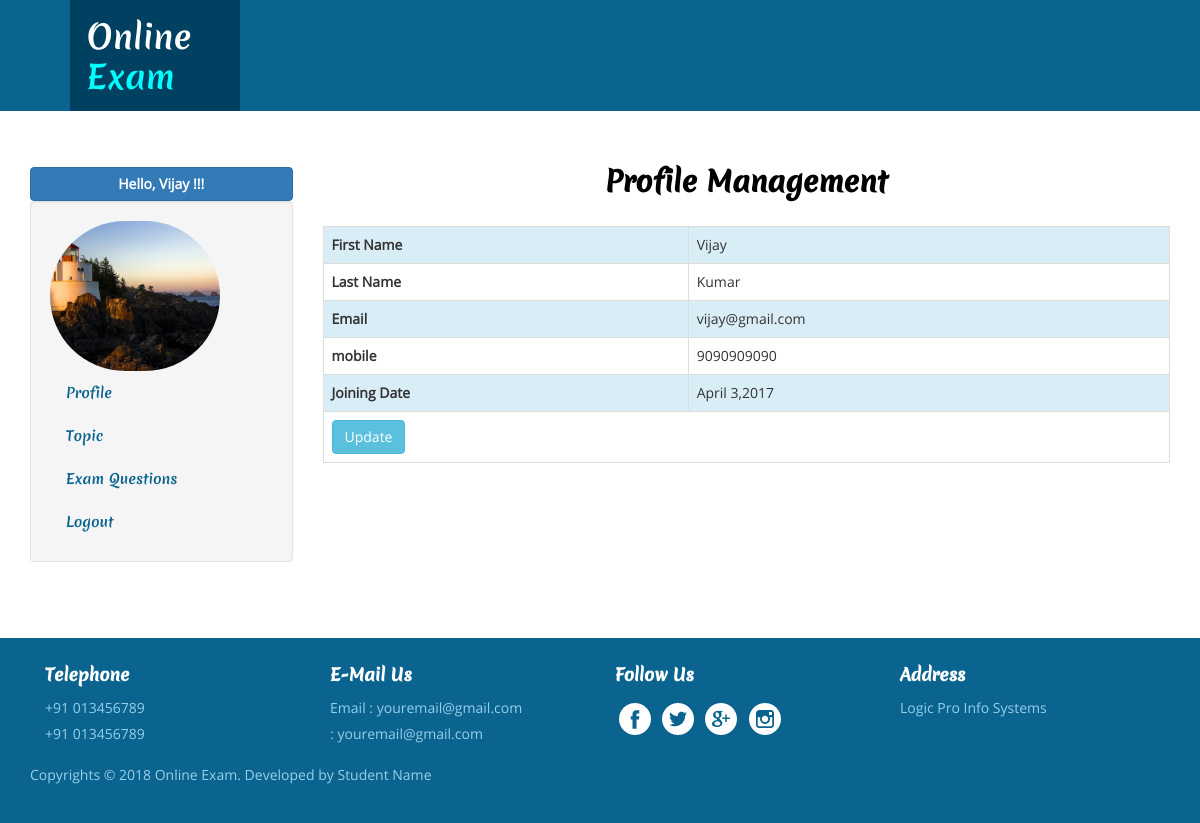
Page /teacher/dashboard.php (signed in) on the committed database.
### tables this page shows
CREATE TABLE `teachermaster` (
  `teacherid` int(11) NOT NULL,
  `email` varchar(255) NOT NULL,
  `first_name` varchar(255) NOT NULL,
  `last_name` varchar(255) NOT NULL,
  `mobile` bigint(20) NOT NULL,
  `joining_date` date NOT NULL,
  `teacher_image` varchar(255) NOT NULL,
  `status` tinyint(2) NOT NULL
);

### teacher/dashboard.php (the view, shortened to what this page needs)
<?php
include('../include/connection.php');
$email = $_SESSION['email'];
$logqry = mysqli_query($con,"SELECT * FROM teachermaster WHERE email='$email'");
$loginData = mysqli_fetch_assoc($logqry);
?>
<!DOCTYPE HTML>
<html>
    <head>
        <link href="../css/bootstrap.css" rel='stylesheet' type='text/css' />
        <link href="../css/style.css" rel='stylesheet' type='text/css' />
    </head>
    <body>
        <?php include('header.php') ?>
        <div class="about">
            <div class="container">
                <div class="row">
                    <div class="col-sm-3"> <a href="#"  class="nav-tabs-dropdown btn btn-block btn-primary" style="color:#fff;font-weight:bolder;">Hello, <?php echo $loginData['first_name'] ?> !!!</a>
                        <ul id="nav-tabs-wrapper" class="nav nav-tabs nav-pills nav-stacked well">
                            <li><img src="teacher_image/<?php echo $loginData['teacher_image'] ?>" style="height:150px;width:170px; border-radius:120px;" /> </li>
                            <li><a href="#vtab2" data-toggle="tab">Profile</a></li>
                            <li><a href="#vtab3" data-toggle="tab">Topic</a></li>
                            <li><a href="#vtab4" data-toggle="tab">Exam Questions</a></li>
                            <li><a href="logout.php">Logout</a></li>
                        </ul>
                    </div>
                    <div class="col-sm-9">
                        <div class="tab-content">
                            <div role="tabpanel" class="tab-pane fade in active" id="vtab2">
                                <div id="profile_div">
                                    <h3>Profile Management</h3>
                                    <table class="table table-bordered">
                                        <tr class="info">
                                            <th>First Name</th>
                                            <td><?php echo $loginData['first_name'] ?></td>
                                        </tr>
                                        <tr>
                                            <th>Last Name</th>
                                            <td><?php echo $loginData['last_name'] ?></td>
                                        </tr>
                                        <tr class="info">
                                            <th>Email</th>
                                            <td><?php echo $loginData['email'] ?></td>
                                        </tr>
                                        <tr>
                                            <th>mobile</th>
                                            <td><?php echo $loginData['mobile'] ?></td>
                                        </tr>
                                        <tr class="info">
                                            <th>Joining Date</th>
                                            <td><?php echo date('F j,Y', strtotime($loginData['joining_date'])); ?></td>
                                        </tr>
                                        <tr>
                                            <td colspan="2"><input id="update-btn" type="button" title="Update Profile" class="btn btn-info" value="Update"/>
                                            </td>
                                        </tr>
                                    </table>
                                </div>
                            </div>
                        </div>
                    </div>
                </div>
            </div>
        </div>
        <?php include('footer.php') ?>
    </body>
</html>

### css/style.css (style rules this page uses)
h4, h5, h6, h1, h2, h3 { margin-top: 0; }
ul, ol { margin: 0; }
html,body { font-family:OpenSans-Regular; }
body a { transition:0.5s all; -webkit-transition:0.5s all; -moz-transition:0.5s all; -o-transition:0.5s all; -ms-transition:0.5s all; }
.nav > li { font-family: MeriendaOne-Regular; }
.about { padding: 4em 0; }
.about h3 { font-size: 2em; color: rgb(0, 0, 0); font-weight: 700; text-align: center; margin: 0px 0px 1em; font-family: MeriendaOne-Regular; }
.about a { color: #0b648f; text-decoration: none; font-size: 1em; }

### rows in the picture
teachermaster: first_name "Vijay", teacher_image (picture), last_name "Kumar", email "vijay@gmail.com", mobile "9090909090", joining_date "April 3,2017"
